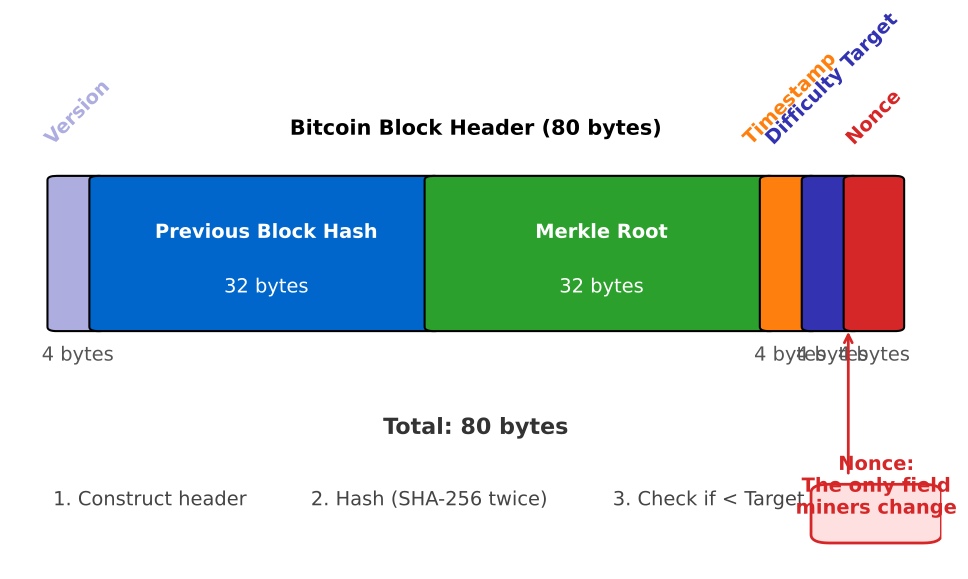

Write the Python code that produced this figure.
"""
Bitcoin Block Header Structure
Shows the 80-byte header components
"""

import matplotlib.pyplot as plt
import matplotlib.patches as patches
from matplotlib.patches import FancyBboxPatch
import numpy as np
from pathlib import Path

CHART_METADATA = {
    'title': 'Block Header Structure',
    'url': 'https://github.com/Digital-AI-Finance/Blockchain_Crypto/tree/main/Module_A_Blockchain_Foundations/L07_Proof_of_Work/charts/02_block_header'
}

plt.rcParams.update({
    'font.size': 14,
    'axes.labelsize': 14,
    'axes.titlesize': 16,
    'xtick.labelsize': 12,
    'ytick.labelsize': 12,
    'legend.fontsize': 12,
    'figure.figsize': (10, 6),
    'figure.dpi': 150
})

MLPURPLE = '#3333B2'
MLBLUE = '#0066CC'
MLORANGE = '#FF7F0E'
MLGREEN = '#2CA02C'
MLRED = '#D62728'
MLLAVENDER = '#ADADE0'

fig, ax = plt.subplots(figsize=(10, 6))

# Header components (proportional to byte size)
components = [
    ('Version', 4, MLLAVENDER, '4 bytes'),
    ('Previous Block Hash', 32, MLBLUE, '32 bytes'),
    ('Merkle Root', 32, MLGREEN, '32 bytes'),
    ('Timestamp', 4, MLORANGE, '4 bytes'),
    ('Difficulty Target', 4, MLPURPLE, '4 bytes'),
    ('Nonce', 4, MLRED, '4 bytes'),
]

total_bytes = 80
y_start = 0.75
bar_height = 0.35
x_pos = 0.05

for name, bytes_size, color, size_label in components:
    width = (bytes_size / total_bytes) * 0.90

    box = FancyBboxPatch((x_pos, y_start - bar_height/2), width, bar_height,
                          boxstyle="round,pad=0.01", facecolor=color,
                          edgecolor='black', linewidth=1.5)
    ax.add_patch(box)

    # Label inside or outside based on width
    if width > 0.15:
        ax.text(x_pos + width/2, y_start + 0.05, name, ha='center', va='center',
                fontsize=10, fontweight='bold', color='white')
        ax.text(x_pos + width/2, y_start - 0.08, size_label, ha='center', va='center',
                fontsize=9, color='white')
    else:
        ax.text(x_pos + width/2, y_start + 0.25, name, ha='center', va='bottom',
                fontsize=9, fontweight='bold', color=color, rotation=45)
        ax.text(x_pos + width/2, y_start - 0.22, size_label, ha='center', va='top',
                fontsize=8, color='#555')

    x_pos += width

# Total size annotation
ax.text(0.50, 0.32, 'Total: 80 bytes', ha='center', fontsize=13, fontweight='bold', color='#333')

# Mining process description
process_text = [
    ('1. Construct header', 0.15, 0.15),
    ('2. Hash (SHA-256 twice)', 0.45, 0.15),
    ('3. Check if < Target', 0.75, 0.15),
]

for text, x, y in process_text:
    ax.text(x, y, text, ha='center', fontsize=11, color='#444')

# Nonce highlight
highlight = FancyBboxPatch((0.88, 0.08), 0.10, 0.10,
                            boxstyle="round,pad=0.02", facecolor='#FFE0E0',
                            edgecolor=MLRED, linewidth=2)
ax.add_patch(highlight)
ax.text(0.93, 0.13, 'Nonce:\nThe only field\nminers change', ha='center', fontsize=9,
        color=MLRED, fontweight='bold')

# Arrow showing nonce is modified
ax.annotate('', xy=(0.90, 0.57), xytext=(0.90, 0.22),
            arrowprops=dict(arrowstyle='->', color=MLRED, lw=2))

ax.set_xlim(0, 1)
ax.set_ylim(0, 1)
ax.axis('off')

plt.title('Bitcoin Block Header (80 bytes)', fontweight='bold', fontsize=15, pad=10)
plt.tight_layout()

output_path = Path(__file__).parent / 'chart.pdf'
plt.savefig(output_path, bbox_inches='tight', dpi=300)
print(f"Chart saved to: {output_path.absolute()}")
plt.close()
